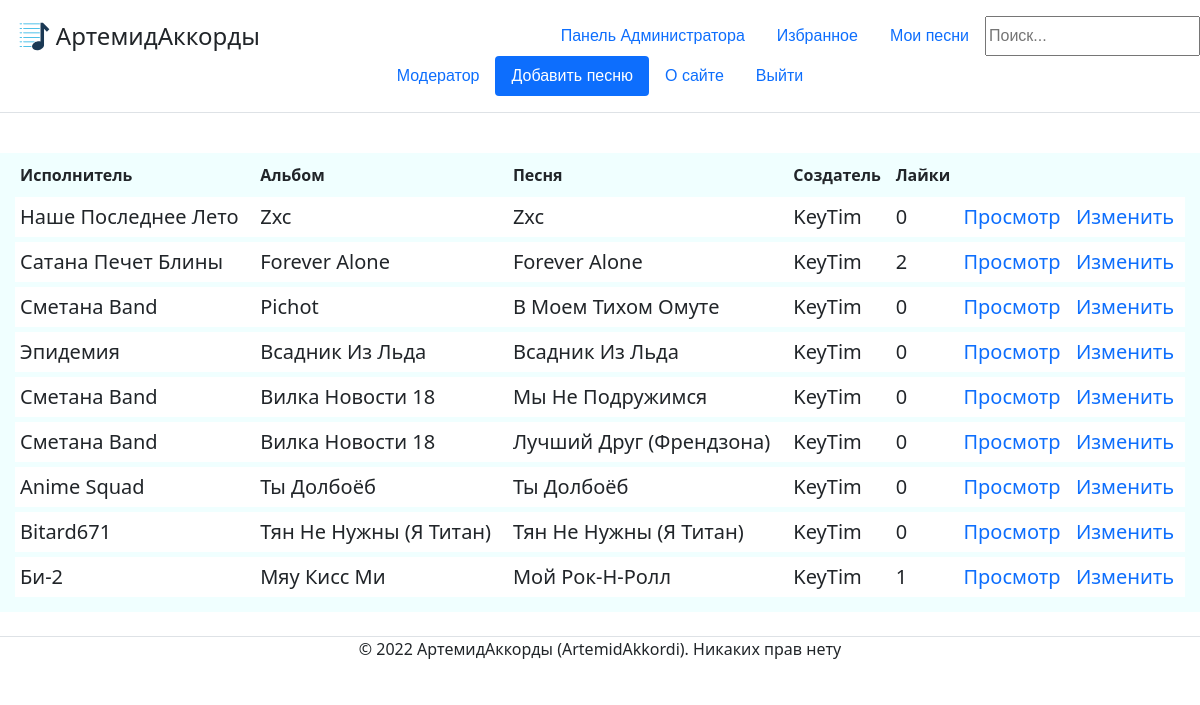
Page /my/10/ (signed in) on the committed database.
### mainapp/models.py (models this page shows, shortened)
class ContentWithChords(models.Model):
    song = models.ForeignKey('Song', on_delete=models.CASCADE, help_text="Выберите песню", verbose_name='Песня', null=False)
    creator = models.ForeignKey(User, on_delete=models.CASCADE, verbose_name='Создатель', null=False)
    content = models.TextField(help_text='Введите содержание (текст песни с расставленными аккордами', verbose_name='Содержание', null=False)
    chords = models.ManyToManyField('Chord', help_text='Выберите какие аккорды есть в вашем содержании (например Am, C, F).', verbose_name='Аккорды')
    likes = models.IntegerField(default=0, help_text="Введите кол-во лайков", verbose_name="Лайки")
    objects = models.Manager()
    """def get_absolute_url(self):
        return reverse('content', args[str(self.id)])"""

class Song(models.Model):
    title = models.CharField(max_length=250, help_text='Введите название песни', verbose_name="Название песни", null=False)
    album = models.ForeignKey('Album', on_delete=models.CASCADE, help_text='Выберите альбом', verbose_name='Альбом', null=False)
    objects = models.Manager()
    def __str__(self):
        return self.title

class Album(models.Model):
    title = models.CharField(max_length=250, help_text='Введите название альбома', verbose_name="Название альбома", null=False)
    singer = models.ForeignKey('Singer', on_delete=models.CASCADE, help_text='Выберите исполнителя', verbose_name='Исполнитель', null=False)
    objects = models.Manager()
    def __str__(self):
        return self.title

class Singer(models.Model):
    name = models.CharField(max_length=250, help_text='Введите название исполнителя', verbose_name='Исполнитель', null=False)
    objects = models.Manager() #служебное поле для доступа к объектам в базе данных
    def __str__(self):
        return self.name

### mainapp/views.py (the view)
# urls.py: path('my/<int:id>/', views.my_songs, name='my_songs'),
def my_songs(request, id):
    if request.user.is_authenticated:
        user = User.objects.get(id=id)
        if user == request.user or User.objects.filter(pk=request.user.id, groups__name='Admin').exists():
            user_songs = ContentWithChords.objects.filter(creator=user).order_by('-id')
            flag_moder = check_moder(request)
            return render(request, 'mainapp/index.html', {'user_songs': user_songs, 'moder':flag_moder})
        else:
            return HttpResponseRedirect("/")
    else:
        return HttpResponseRedirect("/")

### mainapp/views.py (called while the page is built)
def check_moder(request):
    flag_moder = False
    if User.objects.filter(pk=request.user.id, groups__name='Moderator').exists() or User.objects.filter(pk=request.user.id, groups__name='Admin').exists():
        flag_moder = True
    return flag_moder

### templates/mainapp/index.html (shortened to what this page needs)
{% extends 'mainapp/base.html' %}
{% block site_content %}
{% load static %}
<link href= '{% static "css/index.css" %}' rel="stylesheet" >
        {% if user_songs != null %}
<div class="main_table">
    <table>
            <tr><th>Исполнитель</th><th>Альбом</th><th>Песня</th><th>Создатель</th><th>Лайки</th><th></th><th></th></tr>
            {% for user_song in user_songs %}
            <tr>
                <td>{{ user_song.song.album.singer }}</td>
                <td>{{ user_song.song.album }}</td>
                <td>{{ user_song.song }}</td>
                <td>{{ user_song.creator }}</td>
                <td>{{ user_song.likes }}</td>
                <td><a href="/content/{{user_song.id}}">Просмотр</a></td>
                <td><a href="/change/{{user_song.id}}">Изменить</a></td>
            </tr>
            {% endfor %}
        {% endif %}
    </table>
</div>
{% endblock %}

### templates/mainapp/base.html (shortened to what this page needs)
<!DOCTYPE html>
<html lang="en" xmlns="http://www.w3.org/1999/html">
{% load static %}
<head>
    <link href= '{% static "css/base.css" %}' rel="stylesheet" type="text/css">
    <link rel="stylesheet" href="https://cdn.jsdelivr.net/npm/bootstrap@5.1.3/dist/css/bootstrap.min.css">
    <header class="d-flex flex-wrap justify-content-center py-3 mb-4 border-bottom">
      <a href="/" class="d-flex align-items-center mb-3 mb-md-0 me-md-auto text-dark text-decoration-none">
        <img style="width: 35px; height: 35px" src="{% static 'image/logo.svg' %}">
        <span class="fs-4">АртемидАккорды</span>
      </a>
        <form action="{% url 'search' %}" method="get">
            {% if user.is_authenticated %}
            <ul class="nav nav-pills">
                {% if moder == True %}
                <li class="nav-item"><a href="/admin" class="nav-link">Панель Администратора</a></li>
                {% endif %}
                <li class="nav-item"><a href="/my_favourites/{{user.id}}" class="nav-link">Избранное</a></li>
                <li class="nav-item"><a href="/my/{{user.id}}" class="nav-link">Мои песни</a></li>
                <input name="search_str" type="search" placeholder="Поиск...">
            </ul>
            {% else %}
                <input name="search_str" type="text" placeholder="Поиск...">
            {% endif %}
        </form>
      <ul class="nav nav-pills">
          {% if user.is_authenticated %}
            {% if user.first_name %}
                <li class="nav-item"><a href="/profile/{{user.id}}" class="nav-link">{{user.first_name}}</a></li>
            {% else %}
                <li class="nav-item"><a href="/profile/{{user.id}}" class="nav-link">{{user.username}}</a></li>
            {% endif %}
            <li class="nav-item"><a href="/create" class="nav-link active" aria-current="page">Добавить песню</a></li>
            <li class="nav-item"><a href="/about" class="nav-link">О сайте</a></li>
            <li class="nav-item"><a href="/logout" class="nav-link">Выйти</a></li>
          {% else %}
            <li class="nav-item"><a href="/about" class="nav-link">О сайте</a></li>
            <li class="nav-item"><a href="/login" class="nav-link active" aria-current="page">Войти</a></li>
            <li class="nav-item"><a href="/register" class="nav-link">Регистрация</a></li>
          {% endif %}
      </ul>
    </header>
</head>
<body>
    {% block site_content %}{% endblock %}
</body>
<footer>
    <div class="d-flex justify-content-center my-4 border-top">
      <p>© 2022 АртемидАккорды (ArtemidAkkordi). Никаких прав нету</p>
    </div>
</footer>
</html>

### static/css/base.css (style rules this page uses)
ul { font-size: 16px; font-family: Arial, Helvetica, sans-serif; }

### static/css/index.css (style rules this page uses)
.main_table table { width: 100%; border: 15px solid #F0FFFF; border-top: 5px solid #F0FFFF; border-collapse: collapse; }
.main_table th { font-weight: bold; padding: 5px; background: #F0FFFF; border: none; border-bottom: 5px solid #F0FFFF; }
.main_table td { padding: 5px; border: none; font-size: 20px; border-bottom: 5px solid #F0FFFF; }
a { text-decoration: none; }

### templates/mainapp/base.html (style rules this page uses)
input { length: 100px; }

### rows in the picture
ContentWithChords: song.album.singer "Наше Последнее Лето", song.album "Zxc", song "Zxc", creator "KeyTim", likes "0"
ContentWithChords: song.album.singer "Сатана Печет Блины", song.album "Forever Alone", song "Forever Alone", creator "KeyTim", likes "2"
ContentWithChords: song.album.singer "Сметана Band", song.album "Pichot", song "В Моем Тихом Омуте", creator "KeyTim", likes "0"
ContentWithChords: song.album.singer "Эпидемия", song.album "Всадник Из Льда", song "Всадник Из Льда", creator "KeyTim", likes "0"
ContentWithChords: song.album.singer "Сметана Band", song.album "Вилка Новости 18", song "Мы Не Подружимся", creator "KeyTim", likes "0"
ContentWithChords: song.album.singer "Сметана Band", song.album "Вилка Новости 18", song "Лучший Друг (Френдзона)", creator "KeyTim", likes "0"
ContentWithChords: song.album.singer "Anime Squad", song.album "Ты Долбоёб", song "Ты Долбоёб", creator "KeyTim", likes "0"
ContentWithChords: song.album.singer "Bitard671", song.album "Тян Не Нужны (Я Титан)", song "Тян Не Нужны (Я Титан)", creator "KeyTim", likes "0"
ContentWithChords: song.album.singer "Би-2", song.album "Мяу Кисс Ми", song "Мой Рок-Н-Ролл", creator "KeyTim", likes "1"

### other values in the picture
{{ user.first_name }} "Модератор"
